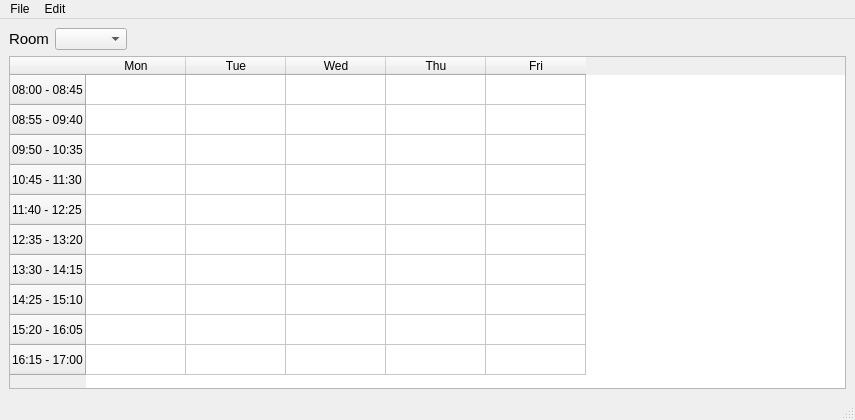
<?xml version="1.0" encoding="UTF-8"?>
<ui version="4.0">
 <class>MainWindow</class>
 <widget class="QMainWindow" name="MainWindow">
  <property name="geometry">
   <rect>
    <x>0</x>
    <y>0</y>
    <width>855</width>
    <height>420</height>
   </rect>
  </property>
  <property name="windowTitle">
   <string>MainWindow</string>
  </property>
  <widget class="QWidget" name="centralwidget">
   <layout class="QVBoxLayout" name="verticalLayout">
    <item>
     <layout class="QHBoxLayout" name="horizontalLayout">
      <item>
       <widget class="QLabel" name="label">
        <property name="text">
         <string>&lt;html&gt;&lt;head/&gt;&lt;body&gt;&lt;p&gt;&lt;span style=&quot; font-size:11pt;&quot;&gt;Room&lt;/span&gt;&lt;/p&gt;&lt;/body&gt;&lt;/html&gt;</string>
        </property>
       </widget>
      </item>
      <item>
       <widget class="QComboBox" name="roomComboBox"/>
      </item>
      <item>
       <spacer name="horizontalSpacer">
        <property name="orientation">
         <enum>Qt::Horizontal</enum>
        </property>
        <property name="sizeHint" stdset="0">
         <size>
          <width>40</width>
          <height>20</height>
         </size>
        </property>
       </spacer>
      </item>
     </layout>
    </item>
    <item>
     <widget class="QTableWidget" name="scheduleTableWidget">
      <row>
       <property name="text">
        <string>08:00 - 08:45</string>
       </property>
      </row>
      <row>
       <property name="text">
        <string>08:55 - 09:40</string>
       </property>
      </row>
      <row>
       <property name="text">
        <string>09:50 - 10:35</string>
       </property>
      </row>
      <row>
       <property name="text">
        <string>10:45 - 11:30</string>
       </property>
      </row>
      <row>
       <property name="text">
        <string>11:40 - 12:25</string>
       </property>
      </row>
      <row>
       <property name="text">
        <string>12:35 - 13:20</string>
       </property>
      </row>
      <row>
       <property name="text">
        <string>13:30 - 14:15</string>
       </property>
      </row>
      <row>
       <property name="text">
        <string>14:25 - 15:10</string>
       </property>
      </row>
      <row>
       <property name="text">
        <string>15:20 - 16:05</string>
       </property>
      </row>
      <row>
       <property name="text">
        <string>16:15 - 17:00</string>
       </property>
      </row>
      <column>
       <property name="text">
        <string>Mon</string>
       </property>
      </column>
      <column>
       <property name="text">
        <string>Tue</string>
       </property>
      </column>
      <column>
       <property name="text">
        <string>Wed</string>
       </property>
      </column>
      <column>
       <property name="text">
        <string>Thu</string>
       </property>
      </column>
      <column>
       <property name="text">
        <string>Fri</string>
       </property>
      </column>
     </widget>
    </item>
   </layout>
  </widget>
  <widget class="QMenuBar" name="menubar">
   <property name="geometry">
    <rect>
     <x>0</x>
     <y>0</y>
     <width>855</width>
     <height>22</height>
    </rect>
   </property>
   <widget class="QMenu" name="menuFile">
    <property name="title">
     <string>File</string>
    </property>
    <addaction name="actionOpen"/>
    <addaction name="actionSave"/>
    <addaction name="actionSave_As"/>
    <addaction name="separator"/>
    <addaction name="actionQuit"/>
   </widget>
   <widget class="QMenu" name="menuEdit">
    <property name="title">
     <string>Edit</string>
    </property>
    <addaction name="actionRooms"/>
    <addaction name="actionTeachers"/>
    <addaction name="actionClasses"/>
    <addaction name="actionGroups"/>
   </widget>
   <addaction name="menuFile"/>
   <addaction name="menuEdit"/>
  </widget>
  <widget class="QStatusBar" name="statusbar"/>
  <action name="actionOpen">
   <property name="text">
    <string>Open...</string>
   </property>
  </action>
  <action name="actionSave">
   <property name="text">
    <string>Save...</string>
   </property>
  </action>
  <action name="actionSave_As">
   <property name="text">
    <string>Save As...</string>
   </property>
  </action>
  <action name="actionQuit">
   <property name="text">
    <string>Quit</string>
   </property>
  </action>
  <action name="actionRooms">
   <property name="text">
    <string>Rooms...</string>
   </property>
  </action>
  <action name="actionTeachers">
   <property name="text">
    <string>Teachers...</string>
   </property>
  </action>
  <action name="actionGroups">
   <property name="text">
    <string>Groups...</string>
   </property>
  </action>
  <action name="actionClasses">
   <property name="text">
    <string>Classes...</string>
   </property>
  </action>
 </widget>
 <resources/>
 <connections/>
</ui>
